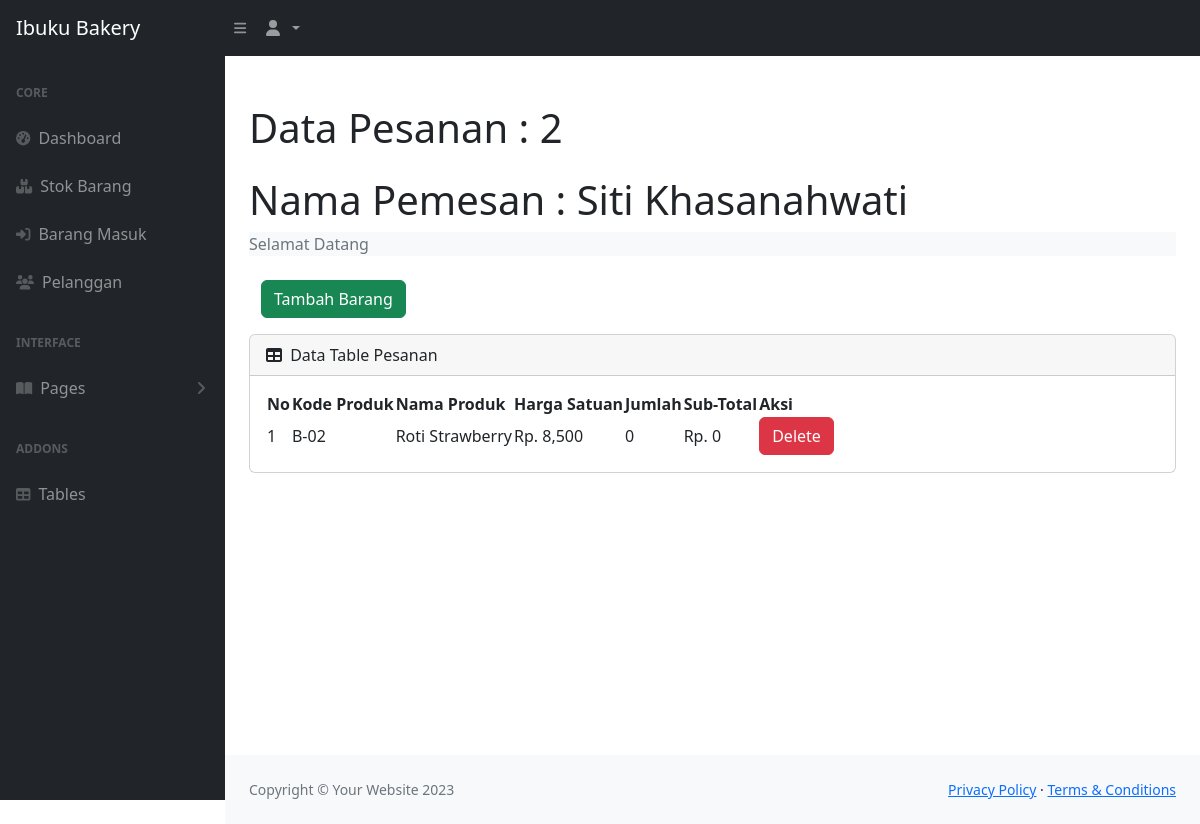
The page /view.php?idp=2 (signed in) on the database as committed earlier.
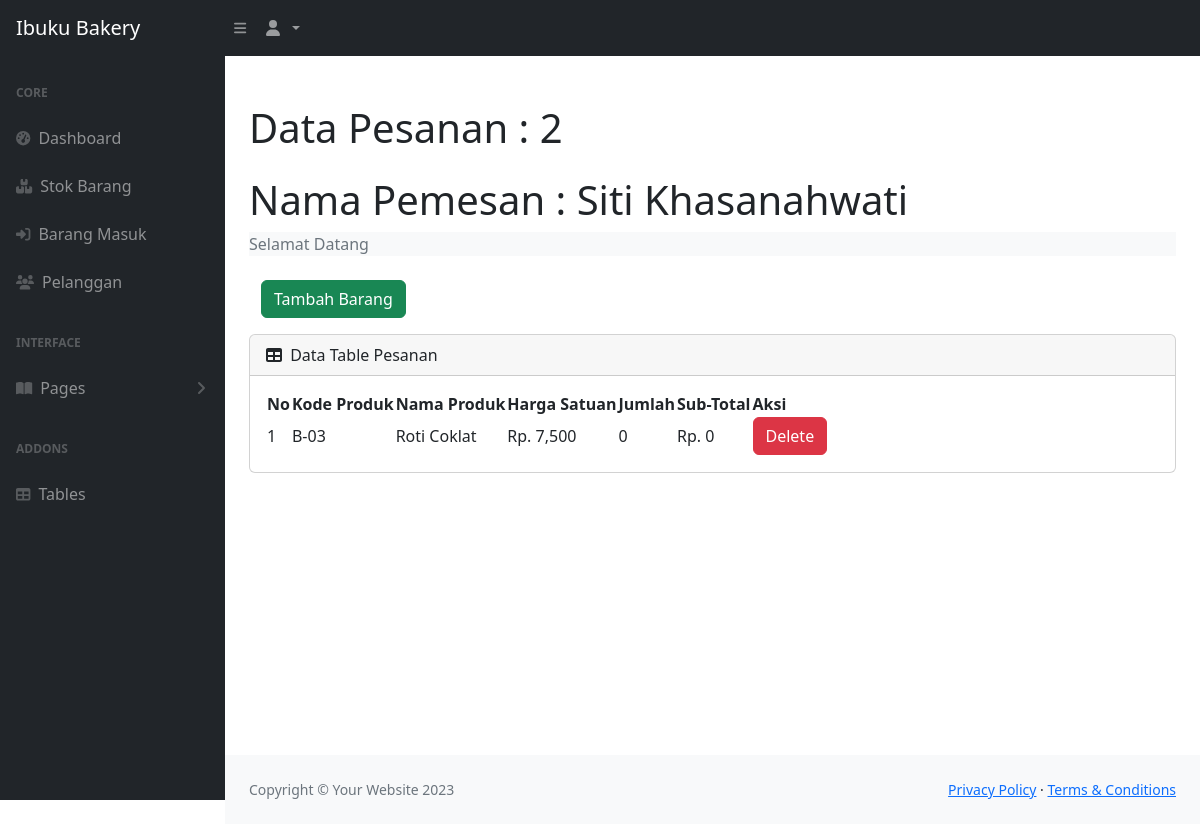
The same page on the database as committed later.
### tables this page shows
CREATE TABLE `detailpesanan` (
  `iddetailpesanan` int(11) NOT NULL,
  `idpesanan` int(11) DEFAULT NULL,
  `idproduk` int(11) DEFAULT NULL,
  `qty` int(11) DEFAULT NULL
);

CREATE TABLE `produk` (
  `idproduk` int(11) NOT NULL,
  `kode_produk` varchar(50) DEFAULT NULL,
  `nama_produk` varchar(50) NOT NULL,
  `deskripsi` varchar(50) NOT NULL,
  `harga` int(11) DEFAULT NULL,
  `stok` int(11) DEFAULT NULL,
  `gambar` varchar(60) DEFAULT NULL
);

### view.php (the view, shortened to what the changed rows need)
<?php
  require 'logincek.php';
  if(isset($_GET['idp'])){
    $idp = $_GET['idp'];
    $ambilnamapelanggan = mysqli_query($con, "SELECT * FROM pesanan p, pelanggan pl WHERE p.idpelanggan=pl.idpelanggan AND p.idpesanan='$idp'");
    $np = mysqli_fetch_array($ambilnamapelanggan);
    $namapel = $np['nama_pelanggan'];
  }
  else {
    header('location:index.php');
  }
?>
<!DOCTYPE html>
<html lang="en">
  <head>
    <link href="https://cdn.jsdelivr.net/npm/simple-datatables@7.1.2/dist/style.min.css" rel="stylesheet" />
    <link href="css/index.css" rel="stylesheet" />
  </head>
  <body class="sb-nav-fixed">
    <div id="layoutSidenav">
      <div id="layoutSidenav_content">
        <main>
          <div class="container-fluid px-4">
            <h1 class="mt-4">Data Pesanan : <?=$idp;?></h1>
            <h1 class="mt-4">Nama Pemesan : <?=$namapel;?></h1>
            <div class="card mb-4">
              <div class="card-body">
                <table id="datatablesSimple">
                  <thead>
                    <tr>
                      <th>No</th>
                      <th>Kode Produk</th>
                      <th>Nama Produk</th>
                      <th>Harga Satuan</th>
                      <th>Jumlah</th>
                      <th>Sub-Total</th>
                      <th>Aksi</th>
                    </tr>
                  </thead>
                  <tbody>
                  <?php
                    $get = mysqli_query($con, "SELECT * FROM detailpesanan p, produk pr WHERE p.idproduk=pr.idproduk AND idpesanan='$idp'");
                    $i = 1;
                    while($p = mysqli_fetch_array($get)){
                      $kodeproduk = $p['kode_produk'];
                      $nama_produk = $p['nama_produk'];
                      $harga = $p['harga'];
                      $qty = $p['qty'];
                      $subtotal = $qty * $harga;
                  ?>
                    <tr>
                      <td><?=$i++;?></td>
                      <td><?=$kodeproduk;?></td>
                      <td><?=$nama_produk;?></td>
                      <td>Rp. <?=number_format($harga);?></td>
                      <td><?=number_format($qty);?></td>
                      <td>Rp. <?=number_format($subtotal);?></td>
                      <td><a href="" class="btn btn-danger ">Delete</a></td>
                    </tr>
                  <?php
                    };
                  ?>
                  </tbody>
                </table>
              </div>
            </div>
          </div>
        </main>
      </div>
    </div>
  </body>
</html>

Rows that differ between the two databases and show on the page:
changed through a linked row, detailpesanan: idproduk.kode_produk "B-02" → "B-03"; idproduk.nama_produk "Roti Strawberry" → "Roti Coklat"; idproduk.harga "8,500" → "7,500"
